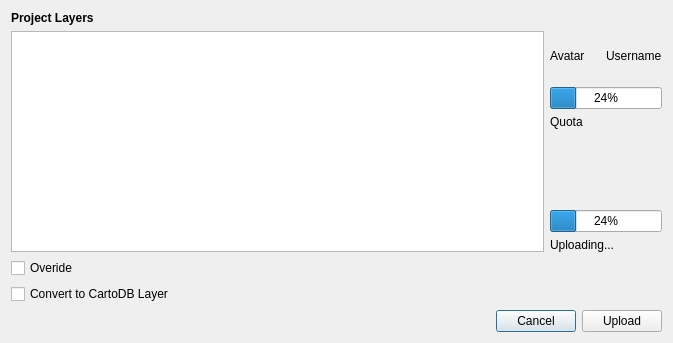
<?xml version="1.0" encoding="UTF-8"?>
<ui version="4.0">
 <class>Upload</class>
 <widget class="QDialog" name="Upload">
  <property name="geometry">
   <rect>
    <x>0</x>
    <y>0</y>
    <width>673</width>
    <height>343</height>
   </rect>
  </property>
  <property name="windowTitle">
   <string>Upload layers to CartoDB</string>
  </property>
  <layout class="QVBoxLayout" name="verticalLayout">
   <item>
    <widget class="QLabel" name="titleLB">
     <property name="font">
      <font>
       <weight>75</weight>
       <bold>true</bold>
      </font>
     </property>
     <property name="text">
      <string>Project Layers</string>
     </property>
    </widget>
   </item>
   <item>
    <layout class="QHBoxLayout" name="horizontalLayout">
     <item>
      <widget class="QListWidget" name="layersList">
       <property name="sizePolicy">
        <sizepolicy hsizetype="Expanding" vsizetype="Expanding">
         <horstretch>1</horstretch>
         <verstretch>0</verstretch>
        </sizepolicy>
       </property>
       <property name="selectionMode">
        <enum>QAbstractItemView::MultiSelection</enum>
       </property>
      </widget>
     </item>
     <item>
      <layout class="QVBoxLayout" name="verticalLayout_2">
       <item>
        <layout class="QHBoxLayout" name="horizontalLayout_2">
         <item>
          <widget class="QLabel" name="avatarLB">
           <property name="sizePolicy">
            <sizepolicy hsizetype="Fixed" vsizetype="Fixed">
             <horstretch>0</horstretch>
             <verstretch>0</verstretch>
            </sizepolicy>
           </property>
           <property name="minimumSize">
            <size>
             <width>50</width>
             <height>50</height>
            </size>
           </property>
           <property name="text">
            <string>Avatar</string>
           </property>
          </widget>
         </item>
         <item>
          <widget class="QLabel" name="nameLB">
           <property name="text">
            <string>Username</string>
           </property>
          </widget>
         </item>
        </layout>
       </item>
       <item>
        <widget class="QProgressBar" name="remainingBar">
         <property name="value">
          <number>24</number>
         </property>
        </widget>
       </item>
       <item>
        <widget class="QLabel" name="quotaLB">
         <property name="text">
          <string>Quota</string>
         </property>
        </widget>
       </item>
       <item>
        <spacer name="verticalSpacer">
         <property name="orientation">
          <enum>Qt::Vertical</enum>
         </property>
         <property name="sizeHint" stdset="0">
          <size>
           <width>20</width>
           <height>40</height>
          </size>
         </property>
        </spacer>
       </item>
       <item>
        <widget class="QProgressBar" name="uploadBar">
         <property name="value">
          <number>24</number>
         </property>
        </widget>
       </item>
       <item>
        <widget class="QLabel" name="uploadingLB">
         <property name="text">
          <string>Uploading...</string>
         </property>
        </widget>
       </item>
      </layout>
     </item>
    </layout>
   </item>
   <item>
    <widget class="QCheckBox" name="overideCH">
     <property name="text">
      <string>Overide</string>
     </property>
    </widget>
   </item>
   <item>
    <widget class="QCheckBox" name="convertCH">
     <property name="text">
      <string>Convert to CartoDB Layer</string>
     </property>
    </widget>
   </item>
   <item>
    <layout class="QHBoxLayout" name="horizontalLayout_3">
     <item>
      <spacer name="horizontalSpacer">
       <property name="orientation">
        <enum>Qt::Horizontal</enum>
       </property>
       <property name="sizeHint" stdset="0">
        <size>
         <width>40</width>
         <height>20</height>
        </size>
       </property>
      </spacer>
     </item>
     <item>
      <widget class="QPushButton" name="cancelBT">
       <property name="text">
        <string>Cancel</string>
       </property>
      </widget>
     </item>
     <item>
      <widget class="QPushButton" name="uploadBT">
       <property name="text">
        <string>Upload</string>
       </property>
      </widget>
     </item>
    </layout>
   </item>
  </layout>
 </widget>
 <resources/>
 <connections/>
</ui>
